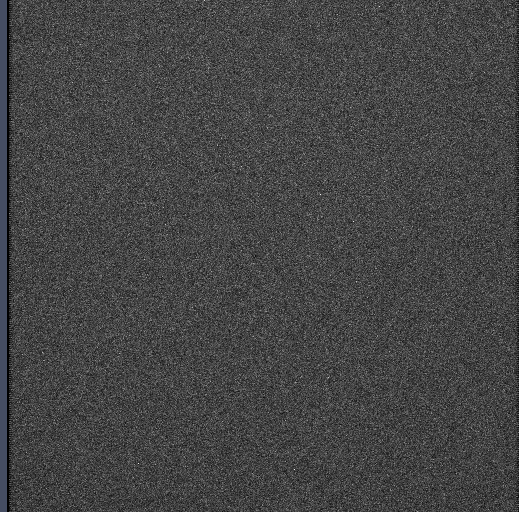
#> input picture test_data/(3)AIS_bleaching_20x0-75_t00.jpg, 519 x 512 px; its folder holds 4 pictures in this run
$ python example.py
#> lines starting #> are read from the running program, lines starting #| are printed output that depends on the picture
### frap.py
import numpy as np
from PIL import Image
from scipy.optimize import curve_fit

from collections.abc import Iterable
import os
import re

from scipy.constants import k as k_b
from scipy.constants import zero_Celsius


__author__ = "Evgeniy Levdik"
__copyright__ = "Copyright (C) 2023 Evgeniy Levdik"
__license__ = "Public Domain"
__version__ = "1.0"


def gaussian_distribution(x, y0, a, x0, w):
    return y0 + a * np.exp(-2 * ((x - x0) ** 2) / (w ** 2))


def process_diffusion(w, t, linear_points=None, remove_outliers=False,
                      room_temperature_celsius=23., solvant_viscosity=0.9358e-3):
    """Calculates diffusion coefficient and hydrodynamic diameter of particles based on FRAP data.

    Parameters
    ----------
    w : iterable
        Array of widths at half minimum intensity of bleached line
    t : float, iterable
        Either a time per frame or an array of time delays inbetween frames
    linear_points : int, optional
        Number of points from which the slope is determined. If None, all points are considered (None by default)
    remove_outliers : bool, iterable, optional
        List of indices of outliers to be removed from `w`
        If False, no points are removed (False by default)
        If True, outliers are removed automatically (not implemented yet)
    room_temperature_celsius : float, optional
        Room temperature in Celsius, 23 by default
    solvant_viscosity : float, optional
        Solvant viscosity in Pa * s, 0.9358e-3 by default (water at 23 degrees Celsius)

    Returns
    ----------
    float : diffusion coefficient, m^2 / s
    float : hydrodynamic radius, nm
    tuple : linearization data (t, w2, (k, b))
    """

    if isinstance(t, float):
        t = np.arange(len(w)) * t

    if isinstance(remove_outliers, Iterable):
        w = np.delete(w, remove_outliers)
        t = np.delete(t, remove_outliers)
    elif remove_outliers:
        # TODO: remove outliers automatically
        pass

    w2 = np.array(w) ** 2

    if linear_points is None:
        linear_points = len(w)

    linearization_params = np.polyfit(t[:linear_points - 1], w2[:linear_points - 1], 1)
    k, b = linearization_params

    diffusion_coeff_m2s = k * 1e-12 / 8
    room_temperature_kelvin = room_temperature_celsius + zero_Celsius
    diameter_nm = 1e9 * k_b * room_temperature_kelvin / (3 * np.pi * solvant_viscosity * diffusion_coeff_m2s)
    linearization_data = (t, w2, linearization_params)
    return diffusion_coeff_m2s, diameter_nm, linearization_data


def process_frap_images(directory_path, scan_size_um,
                        baseline_correction='linear',
                        frames_without_bleaching=2, crop=(0.3, 0.03)):
    """
    Processes microscopic images of diffusion kinetics of a bleached horizontal line (FRAP)

    Parameters
    ----------
    directory_path : str
        Path to directory with microscopic images
    scan_size_um : float
        Scanning area size, μm
    baseline_correction : str, optional
        Type of baseline correction. 'linear' (by default) and None are possible
    frames_without_bleaching : int, optional
        Number of images taken before bleaching, 2 by default
    crop : iterable, optional
        Relative size of edges to crop, by default 0.3 vertically, 0.03 horizontally

    Returns
    ----------
    list : list of full width at half minimum intensity of bleached line in micrometers
    list : list of tuples (x_um, experimental_data, gaussian_parameters) for each frame
    """
#> called with directory_path = 'test_data', scan_size_um = 425, baseline_correction = 'linear', frames_without_bleaching = 2, crop = (0.3, 0.03)

    image_filenames = os.listdir(directory_path)
    number_of_images = len(image_filenames) - frames_without_bleaching
    extension = image_filenames[0].split('.')[-1]
    prefix_end_index = re.search(f'\\d+.{extension}', image_filenames[0]).start()
    image_filename_prefix = directory_path + '/' + image_filenames[0][:prefix_end_index]
    index_length = len(image_filenames[0]) - prefix_end_index - len('.jpg')

    def filename_postfix(index):
        index = str(index)
        return '0' * (index_length - len(index)) + index + '.' + extension

    with Image.open(image_filename_prefix + filename_postfix(0)) as initial_image:
#> initial_image is the input picture: PIL image 519x512 RGB; mean R, G, B 68.8, 68.9, 69.2
        initial_image = initial_image.convert('L')
#> initial_image: PIL image 519x512 L
        initial_data = np.array(initial_image).astype(float) / 255
    image_size_px = initial_data.shape[0]
#> image_size_px = 512
    crop_x = int(crop[0] * image_size_px)
#> crop_x = 153
    crop_y = int(crop[1] * image_size_px)
#> crop_y = 15
    initial_data = initial_data[crop_x:-crop_x, crop_y:-crop_y]
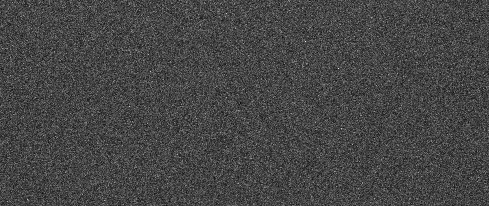
#> initial_data: shape (206, 489) float64; min 0.0353, max 0.949, mean 0.274
    initial_data = np.mean(initial_data, 1)
#> initial_data = 206 values, max 0.286 at index 24, min 0.258 at index 193, mean 0.274

    x = np.linspace(0, len(initial_data) * scan_size_um / image_size_px, len(initial_data))
#> x = 206 values from 0 to 171

    if baseline_correction is not None:
        baseline_correction = baseline_correction.lower()
        if baseline_correction == 'linear':
            k, b = np.polyfit(x, initial_data, 1)
#> k = -5.69e-05; b = 0.278
            baseline = k * x + b
#> baseline = 206 values, max 0.278 at index 0, min 0.269 at index 205, mean 0.274
        else:
            raise ValueError(f'No such type of baseline correction: {baseline_correction}')

    w = []
    all_images_data = []
    for i in range(number_of_images):
        with Image.open(image_filename_prefix + filename_postfix(i + frames_without_bleaching)) as image:
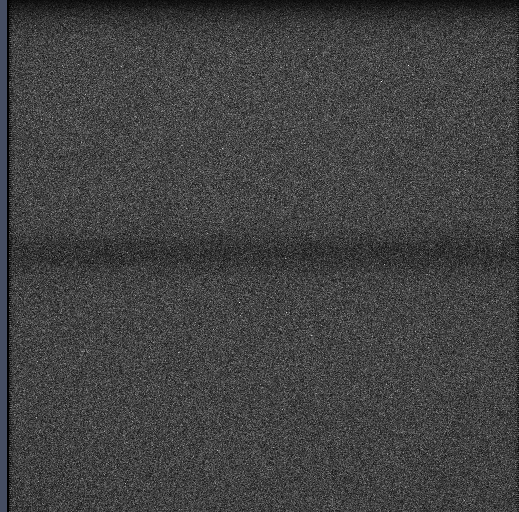
#> input picture test_data/(3)AIS_bleaching_20x0-75_t02.jpg, 519 x 512 px
#> image is the input picture: PIL image 519x512 RGB; mean R, G, B 65.4, 65.6, 65.8
            image = image.convert('L')
#> image: PIL image 519x512 L
            data = np.array(image).astype(float) / 255
        data = data[crop_x:-crop_x, crop_y:-crop_y]
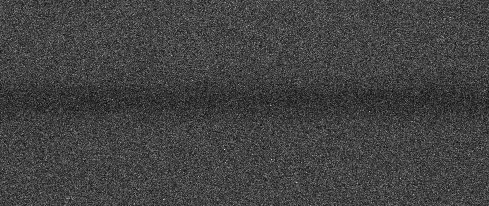
#> data: shape (206, 489) float64; min 0.0118, max 0.957, mean 0.259
        data = np.mean(data, 1)
#> data = 206 values, max 0.284 at index 22, min 0.197 at index 101, mean 0.259
        if baseline_correction is not None:
            data /= baseline
#> data = 206 values, max 1.03 at index 22, min 0.721 at index 101, mean 0.948

        guess_params = data[0], min(data) - data[0], x[np.argmin(data)], 0.2 * image_size_px
#> guess_params = (1.01, -0.285, 84.25, 102.4)
        params, cov = curve_fit(gaussian_distribution, x, data, p0=guess_params)
#> params = [0.99, -0.258, 83.42, 22.61]; cov = [[1.56e-06, -1.1e-06, -1.79e-13, 0.000194], [-1.1e-06, 1.38e-05, -4.31e-11, 0.000627], [-1.79e-13, -4.31e-11, 0.0335, -3.81e-09], [0.000194, 0.000627, -3.81e-09, 0.158]]
        w.append(params[-1])

        all_images_data.append((x, data, params))
#> pass 2 of the loop in process_frap_images, `for i in range(number_of_images):`:
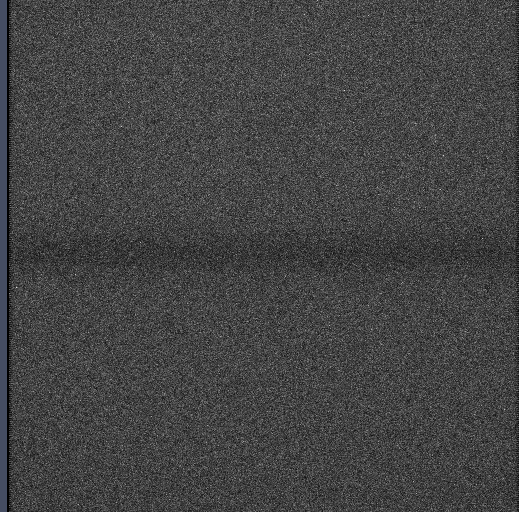
#> input picture test_data/(3)AIS_bleaching_20x0-75_t03.jpg, 519 x 512 px
#> in process_frap_images, image is the input picture: PIL image 519x512 RGB; mean R, G, B 67.8, 68, 68.2
#> image: PIL image 519x512 L
#> in process_frap_images, `data = data[crop_x:-crop_x, crop_y:-crop_y]`:
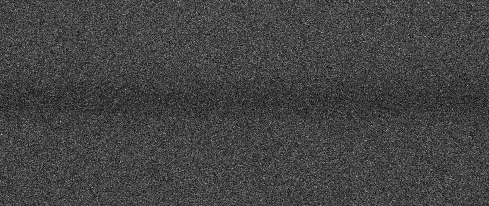
#> data: shape (206, 489) float64; min 0.0235, max 0.867, mean 0.263
#> in process_frap_images, `data = np.mean(data, 1)`: data = 206 values, max 0.291 at index 18, min 0.212 at index 97, mean 0.263
#> in process_frap_images, `data /= baseline`: data = 206 values, max 1.05 at index 18, min 0.774 at index 97, mean 0.962
#> guess_params = (0.976, -0.202, 80.91, 102.4)
#> params = [0.999, -0.197, 83.12, 25.56]; cov = [[1.88e-06, -1.33e-06, 8.05e-13, 0.000345], [-1.33e-06, 1.39e-05, -5.36e-11, 0.000875], [8.05e-13, -5.36e-11, 0.0727, -6.38e-09], [0.000345, 0.000875, -6.38e-09, 0.354]]

    return w, all_images_data

### example.py
import matplotlib.pyplot as plt

from frap import process_frap_images, process_diffusion
from frap import gaussian_distribution


if __name__ == '__main__':
    time_between_frames = 0.392
    scan_size_um = 425

    # approximate frap images with gaussian distribution and get w(t)
    w, frap_raw_data = process_frap_images(directory_path='test_data', scan_size_um=425)
#> w = [22.61, 25.56]; frap_raw_data = 2 items

    # linearize w²(t) and get hydrodynamic diameter
    D, diameter, linearization_data = process_diffusion(w, t=time_between_frames)
#> in process_diffusion, `t = np.arange(len(w)) * t`: t = [0, 0.392]
#> in process_diffusion, `w2 = np.array(w) ** 2`: w2 = [511.2, 653.5]
#> in process_diffusion, `linear_points = len(w)`: linear_points = 2
#> (the run stopped early here; a loop or call above may not have finished)
